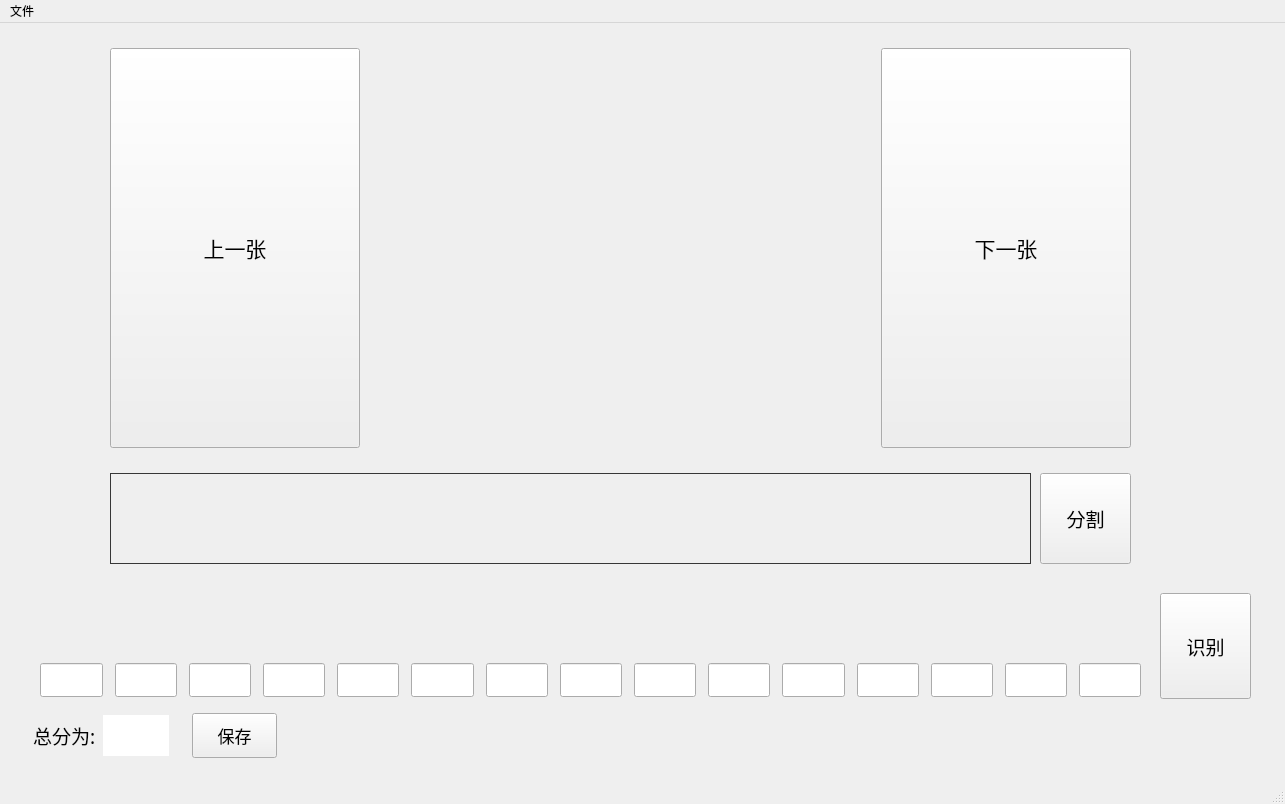
<?xml version="1.0" encoding="UTF-8"?>
<ui version="4.0">
 <class>mainWindow</class>
 <widget class="QMainWindow" name="mainWindow">
  <property name="geometry">
   <rect>
    <x>0</x>
    <y>0</y>
    <width>1285</width>
    <height>804</height>
   </rect>
  </property>
  <property name="windowTitle">
   <string>试卷分数识别器</string>
  </property>
  <property name="autoFillBackground">
   <bool>false</bool>
  </property>
  <property name="styleSheet">
   <string notr="true">background-color</string>
  </property>
  <property name="animated">
   <bool>false</bool>
  </property>
  <widget class="QWidget" name="centralwidget">
   <widget class="QPushButton" name="cutButton">
    <property name="geometry">
     <rect>
      <x>1040</x>
      <y>450</y>
      <width>91</width>
      <height>91</height>
     </rect>
    </property>
    <property name="minimumSize">
     <size>
      <width>0</width>
      <height>70</height>
     </size>
    </property>
    <property name="font">
     <font>
      <family>等线</family>
      <pointsize>14</pointsize>
      <weight>50</weight>
      <bold>false</bold>
     </font>
    </property>
    <property name="styleSheet">
     <string notr="true"/>
    </property>
    <property name="text">
     <string>分割</string>
    </property>
   </widget>
   <widget class="QPushButton" name="recoCutButton">
    <property name="geometry">
     <rect>
      <x>1160</x>
      <y>570</y>
      <width>91</width>
      <height>106</height>
     </rect>
    </property>
    <property name="minimumSize">
     <size>
      <width>0</width>
      <height>70</height>
     </size>
    </property>
    <property name="maximumSize">
     <size>
      <width>16777215</width>
      <height>125</height>
     </size>
    </property>
    <property name="font">
     <font>
      <family>等线</family>
      <pointsize>14</pointsize>
     </font>
    </property>
    <property name="text">
     <string>识别</string>
    </property>
   </widget>
   <widget class="QLabel" name="examCutPic">
    <property name="geometry">
     <rect>
      <x>110</x>
      <y>450</y>
      <width>921</width>
      <height>91</height>
     </rect>
    </property>
    <property name="styleSheet">
     <string notr="true">QLabel{  
    border: 1px solid #C0C0C0;  
	border-color: rgb(55, 55, 55);

    border-style: solid;  
    border-radius:0px;  
    width: 100px;  
    height:20px;  
    padding:0 0px;  
} </string>
    </property>
    <property name="text">
     <string/>
    </property>
    <property name="scaledContents">
     <bool>true</bool>
    </property>
   </widget>
   <widget class="QWidget" name="layoutWidget">
    <property name="geometry">
     <rect>
      <x>30</x>
      <y>630</y>
      <width>1121</width>
      <height>54</height>
     </rect>
    </property>
    <layout class="QGridLayout" name="gridLayout_2">
     <property name="leftMargin">
      <number>10</number>
     </property>
     <property name="topMargin">
      <number>10</number>
     </property>
     <property name="rightMargin">
      <number>10</number>
     </property>
     <property name="bottomMargin">
      <number>10</number>
     </property>
     <property name="horizontalSpacing">
      <number>12</number>
     </property>
     <property name="verticalSpacing">
      <number>20</number>
     </property>
     <item row="0" column="9">
      <widget class="QLineEdit" name="sc9">
       <property name="font">
        <font>
         <family>Microsoft YaHei</family>
         <pointsize>16</pointsize>
        </font>
       </property>
      </widget>
     </item>
     <item row="0" column="2">
      <widget class="QLineEdit" name="sc2">
       <property name="font">
        <font>
         <family>Microsoft YaHei</family>
         <pointsize>16</pointsize>
        </font>
       </property>
      </widget>
     </item>
     <item row="0" column="3">
      <widget class="QLineEdit" name="sc3">
       <property name="font">
        <font>
         <family>Microsoft YaHei</family>
         <pointsize>16</pointsize>
        </font>
       </property>
      </widget>
     </item>
     <item row="0" column="12">
      <widget class="QLineEdit" name="sc12">
       <property name="font">
        <font>
         <family>Microsoft YaHei</family>
         <pointsize>16</pointsize>
        </font>
       </property>
      </widget>
     </item>
     <item row="0" column="1">
      <widget class="QLineEdit" name="sc1">
       <property name="font">
        <font>
         <family>Microsoft YaHei</family>
         <pointsize>16</pointsize>
        </font>
       </property>
      </widget>
     </item>
     <item row="0" column="10">
      <widget class="QLineEdit" name="sc10">
       <property name="font">
        <font>
         <family>Microsoft YaHei</family>
         <pointsize>16</pointsize>
        </font>
       </property>
      </widget>
     </item>
     <item row="0" column="8">
      <widget class="QLineEdit" name="sc8">
       <property name="font">
        <font>
         <family>Microsoft YaHei</family>
         <pointsize>16</pointsize>
        </font>
       </property>
      </widget>
     </item>
     <item row="0" column="7">
      <widget class="QLineEdit" name="sc7">
       <property name="font">
        <font>
         <family>Microsoft YaHei</family>
         <pointsize>16</pointsize>
        </font>
       </property>
      </widget>
     </item>
     <item row="0" column="5">
      <widget class="QLineEdit" name="sc5">
       <property name="font">
        <font>
         <family>Microsoft YaHei</family>
         <pointsize>16</pointsize>
        </font>
       </property>
      </widget>
     </item>
     <item row="0" column="13">
      <widget class="QLineEdit" name="sc13">
       <property name="font">
        <font>
         <family>Microsoft YaHei</family>
         <pointsize>16</pointsize>
        </font>
       </property>
      </widget>
     </item>
     <item row="0" column="4">
      <widget class="QLineEdit" name="sc4">
       <property name="font">
        <font>
         <family>Microsoft YaHei</family>
         <pointsize>16</pointsize>
        </font>
       </property>
      </widget>
     </item>
     <item row="0" column="0">
      <widget class="QLineEdit" name="sc0">
       <property name="font">
        <font>
         <family>Microsoft YaHei</family>
         <pointsize>16</pointsize>
        </font>
       </property>
      </widget>
     </item>
     <item row="0" column="6">
      <widget class="QLineEdit" name="sc6">
       <property name="font">
        <font>
         <family>Microsoft YaHei</family>
         <pointsize>16</pointsize>
        </font>
       </property>
      </widget>
     </item>
     <item row="0" column="11">
      <widget class="QLineEdit" name="sc11">
       <property name="font">
        <font>
         <family>Microsoft YaHei</family>
         <pointsize>16</pointsize>
        </font>
       </property>
      </widget>
     </item>
     <item row="0" column="14">
      <widget class="QLineEdit" name="sc14">
       <property name="font">
        <font>
         <family>Microsoft YaHei</family>
         <pointsize>16</pointsize>
        </font>
       </property>
      </widget>
     </item>
    </layout>
   </widget>
   <widget class="QWidget" name="layoutWidget">
    <property name="geometry">
     <rect>
      <x>30</x>
      <y>564</y>
      <width>1121</width>
      <height>65</height>
     </rect>
    </property>
    <layout class="QGridLayout" name="gridLayout">
     <property name="sizeConstraint">
      <enum>QLayout::SetDefaultConstraint</enum>
     </property>
     <property name="leftMargin">
      <number>10</number>
     </property>
     <property name="topMargin">
      <number>10</number>
     </property>
     <property name="rightMargin">
      <number>10</number>
     </property>
     <property name="bottomMargin">
      <number>10</number>
     </property>
     <property name="horizontalSpacing">
      <number>12</number>
     </property>
     <property name="verticalSpacing">
      <number>20</number>
     </property>
     <item row="0" column="10">
      <widget class="QLabel" name="pic10">
       <property name="sizePolicy">
        <sizepolicy hsizetype="Preferred" vsizetype="Preferred">
         <horstretch>0</horstretch>
         <verstretch>0</verstretch>
        </sizepolicy>
       </property>
       <property name="minimumSize">
        <size>
         <width>0</width>
         <height>0</height>
        </size>
       </property>
       <property name="maximumSize">
        <size>
         <width>70</width>
         <height>45</height>
        </size>
       </property>
       <property name="text">
        <string/>
       </property>
       <property name="pixmap">
        <pixmap resource="apprcc.qrc">:/pic/pic/ph_white.png</pixmap>
       </property>
       <property name="scaledContents">
        <bool>true</bool>
       </property>
      </widget>
     </item>
     <item row="0" column="9">
      <widget class="QLabel" name="pic9">
       <property name="sizePolicy">
        <sizepolicy hsizetype="Preferred" vsizetype="Preferred">
         <horstretch>0</horstretch>
         <verstretch>0</verstretch>
        </sizepolicy>
       </property>
       <property name="minimumSize">
        <size>
         <width>0</width>
         <height>0</height>
        </size>
       </property>
       <property name="maximumSize">
        <size>
         <width>70</width>
         <height>45</height>
        </size>
       </property>
       <property name="text">
        <string/>
       </property>
       <property name="pixmap">
        <pixmap resource="apprcc.qrc">:/pic/pic/ph_white.png</pixmap>
       </property>
       <property name="scaledContents">
        <bool>true</bool>
       </property>
      </widget>
     </item>
     <item row="0" column="4">
      <widget class="QLabel" name="pic4">
       <property name="sizePolicy">
        <sizepolicy hsizetype="Preferred" vsizetype="Preferred">
         <horstretch>0</horstretch>
         <verstretch>0</verstretch>
        </sizepolicy>
       </property>
       <property name="minimumSize">
        <size>
         <width>0</width>
         <height>0</height>
        </size>
       </property>
       <property name="maximumSize">
        <size>
         <width>70</width>
         <height>45</height>
        </size>
       </property>
       <property name="text">
        <string/>
       </property>
       <property name="pixmap">
        <pixmap resource="apprcc.qrc">:/pic/pic/ph_white.png</pixmap>
       </property>
       <property name="scaledContents">
        <bool>true</bool>
       </property>
      </widget>
     </item>
     <item row="0" column="0">
      <widget class="QLabel" name="pic0">
       <property name="sizePolicy">
        <sizepolicy hsizetype="Expanding" vsizetype="Expanding">
         <horstretch>0</horstretch>
         <verstretch>0</verstretch>
        </sizepolicy>
       </property>
       <property name="minimumSize">
        <size>
         <width>0</width>
         <height>0</height>
        </size>
       </property>
       <property name="maximumSize">
        <size>
         <width>70</width>
         <height>45</height>
        </size>
       </property>
       <property name="text">
        <string/>
       </property>
       <property name="pixmap">
        <pixmap resource="apprcc.qrc">:/pic/pic/ph_white.png</pixmap>
       </property>
       <property name="scaledContents">
        <bool>true</bool>
       </property>
      </widget>
     </item>
     <item row="0" column="8">
      <widget class="QLabel" name="pic8">
       <property name="sizePolicy">
        <sizepolicy hsizetype="Preferred" vsizetype="Preferred">
         <horstretch>0</horstretch>
         <verstretch>0</verstretch>
        </sizepolicy>
       </property>
       <property name="minimumSize">
        <size>
         <width>0</width>
         <height>0</height>
        </size>
       </property>
       <property name="maximumSize">
        <size>
         <width>70</width>
         <height>45</height>
        </size>
       </property>
       <property name="text">
        <string/>
       </property>
       <property name="pixmap">
        <pixmap resource="apprcc.qrc">:/pic/pic/ph_white.png</pixmap>
       </property>
       <property name="scaledContents">
        <bool>true</bool>
       </property>
      </widget>
     </item>
     <item row="0" column="1">
      <widget class="QLabel" name="pic1">
       <property name="sizePolicy">
        <sizepolicy hsizetype="Preferred" vsizetype="Preferred">
         <horstretch>0</horstretch>
         <verstretch>0</verstretch>
        </sizepolicy>
       </property>
       <property name="minimumSize">
        <size>
         <width>0</width>
         <height>0</height>
        </size>
       </property>
       <property name="maximumSize">
        <size>
         <width>70</width>
         <height>45</height>
        </size>
       </property>
       <property name="text">
        <string/>
       </property>
       <property name="pixmap">
        <pixmap resource="apprcc.qrc">:/pic/pic/ph_white.png</pixmap>
       </property>
       <property name="scaledContents">
        <bool>true</bool>
       </property>
      </widget>
     </item>
     <item row="0" column="7">
      <widget class="QLabel" name="pic7">
       <property name="sizePolicy">
        <sizepolicy hsizetype="Preferred" vsizetype="Preferred">
         <horstretch>0</horstretch>
         <verstretch>0</verstretch>
        </sizepolicy>
       </property>
       <property name="minimumSize">
        <size>
         <width>0</width>
         <height>0</height>
        </size>
       </property>
       <property name="maximumSize">
        <size>
         <width>70</width>
         <height>45</height>
        </size>
       </property>
       <property name="text">
        <string/>
       </property>
       <property name="pixmap">
        <pixmap resource="apprcc.qrc">:/pic/pic/ph_white.png</pixmap>
       </property>
       <property name="scaledContents">
        <bool>true</bool>
       </property>
      </widget>
     </item>
     <item row="0" column="3">
      <widget class="QLabel" name="pic3">
       <property name="sizePolicy">
        <sizepolicy hsizetype="Preferred" vsizetype="Preferred">
         <horstretch>0</horstretch>
         <verstretch>0</verstretch>
        </sizepolicy>
       </property>
       <property name="minimumSize">
        <size>
         <width>0</width>
         <height>0</height>
        </size>
       </property>
       <property name="maximumSize">
        <size>
         <width>70</width>
         <height>45</height>
        </size>
       </property>
       <property name="text">
        <string/>
       </property>
       <property name="pixmap">
        <pixmap resource="apprcc.qrc">:/pic/pic/ph_white.png</pixmap>
       </property>
       <property name="scaledContents">
        <bool>true</bool>
       </property>
      </widget>
     </item>
     <item row="0" column="5">
      <widget class="QLabel" name="pic5">
       <property name="sizePolicy">
        <sizepolicy hsizetype="Preferred" vsizetype="Preferred">
         <horstretch>0</horstretch>
         <verstretch>0</verstretch>
        </sizepolicy>
       </property>
       <property name="minimumSize">
        <size>
         <width>0</width>
         <height>0</height>
        </size>
       </property>
       <property name="maximumSize">
        <size>
         <width>70</width>
         <height>45</height>
        </size>
       </property>
       <property name="text">
        <string/>
       </property>
       <property name="pixmap">
        <pixmap resource="apprcc.qrc">:/pic/pic/ph_white.png</pixmap>
       </property>
       <property name="scaledContents">
        <bool>true</bool>
       </property>
      </widget>
     </item>
     <item row="0" column="2">
      <widget class="QLabel" name="pic2">
       <property name="sizePolicy">
        <sizepolicy hsizetype="Preferred" vsizetype="Preferred">
         <horstretch>0</horstretch>
         <verstretch>0</verstretch>
        </sizepolicy>
       </property>
       <property name="minimumSize">
        <size>
         <width>0</width>
         <height>0</height>
        </size>
       </property>
       <property name="maximumSize">
        <size>
         <width>70</width>
         <height>45</height>
        </size>
       </property>
       <property name="text">
        <string/>
       </property>
       <property name="pixmap">
        <pixmap resource="apprcc.qrc">:/pic/pic/ph_white.png</pixmap>
       </property>
       <property name="scaledContents">
        <bool>true</bool>
       </property>
      </widget>
     </item>
     <item row="0" column="13">
      <widget class="QLabel" name="pic13">
       <property name="sizePolicy">
        <sizepolicy hsizetype="Preferred" vsizetype="Preferred">
         <horstretch>0</horstretch>
         <verstretch>0</verstretch>
        </sizepolicy>
       </property>
       <property name="minimumSize">
        <size>
         <width>0</width>
         <height>0</height>
        </size>
       </property>
       <property name="maximumSize">
        <size>
         <width>70</width>
         <height>45</height>
        </size>
       </property>
       <property name="text">
        <string/>
       </property>
       <property name="pixmap">
        <pixmap resource="apprcc.qrc">:/pic/pic/ph_white.png</pixmap>
       </property>
       <property name="scaledContents">
        <bool>true</bool>
       </property>
      </widget>
     </item>
     <item row="0" column="12">
      <widget class="QLabel" name="pic12">
       <property name="sizePolicy">
        <sizepolicy hsizetype="Preferred" vsizetype="Preferred">
         <horstretch>0</horstretch>
         <verstretch>0</verstretch>
        </sizepolicy>
       </property>
       <property name="minimumSize">
        <size>
         <width>0</width>
         <height>0</height>
        </size>
       </property>
       <property name="maximumSize">
        <size>
         <width>70</width>
         <height>45</height>
        </size>
       </property>
       <property name="text">
        <string/>
       </property>
       <property name="pixmap">
        <pixmap resource="apprcc.qrc">:/pic/pic/ph_white.png</pixmap>
       </property>
       <property name="scaledContents">
        <bool>true</bool>
       </property>
      </widget>
     </item>
     <item row="0" column="11">
      <widget class="QLabel" name="pic11">
       <property name="sizePolicy">
        <sizepolicy hsizetype="Preferred" vsizetype="Preferred">
         <horstretch>0</horstretch>
         <verstretch>0</verstretch>
        </sizepolicy>
       </property>
       <property name="minimumSize">
        <size>
         <width>0</width>
         <height>0</height>
        </size>
       </property>
       <property name="maximumSize">
        <size>
         <width>70</width>
         <height>45</height>
        </size>
       </property>
       <property name="text">
        <string/>
       </property>
       <property name="pixmap">
        <pixmap resource="apprcc.qrc">:/pic/pic/ph_white.png</pixmap>
       </property>
       <property name="scaledContents">
        <bool>true</bool>
       </property>
      </widget>
     </item>
     <item row="0" column="6">
      <widget class="QLabel" name="pic6">
       <property name="sizePolicy">
        <sizepolicy hsizetype="Preferred" vsizetype="Preferred">
         <horstretch>0</horstretch>
         <verstretch>0</verstretch>
        </sizepolicy>
       </property>
       <property name="minimumSize">
        <size>
         <width>0</width>
         <height>0</height>
        </size>
       </property>
       <property name="maximumSize">
        <size>
         <width>70</width>
         <height>45</height>
        </size>
       </property>
       <property name="text">
        <string/>
       </property>
       <property name="pixmap">
        <pixmap resource="apprcc.qrc">:/pic/pic/ph_white.png</pixmap>
       </property>
       <property name="scaledContents">
        <bool>true</bool>
       </property>
      </widget>
     </item>
     <item row="0" column="14">
      <widget class="QLabel" name="pic14">
       <property name="sizePolicy">
        <sizepolicy hsizetype="MinimumExpanding" vsizetype="Preferred">
         <horstretch>0</horstretch>
         <verstretch>0</verstretch>
        </sizepolicy>
       </property>
       <property name="minimumSize">
        <size>
         <width>0</width>
         <height>0</height>
        </size>
       </property>
       <property name="maximumSize">
        <size>
         <width>70</width>
         <height>45</height>
        </size>
       </property>
       <property name="text">
        <string/>
       </property>
       <property name="pixmap">
        <pixmap resource="apprcc.qrc">:/pic/pic/ph_white.png</pixmap>
       </property>
       <property name="scaledContents">
        <bool>true</bool>
       </property>
      </widget>
     </item>
    </layout>
   </widget>
   <widget class="QWidget" name="layoutWidget">
    <property name="geometry">
     <rect>
      <x>110</x>
      <y>20</y>
      <width>1021</width>
      <height>411</height>
     </rect>
    </property>
    <layout class="QHBoxLayout" name="horizontalLayout">
     <property name="spacing">
      <number>15</number>
     </property>
     <item>
      <widget class="QPushButton" name="lastImg">
       <property name="sizePolicy">
        <sizepolicy hsizetype="Minimum" vsizetype="Expanding">
         <horstretch>0</horstretch>
         <verstretch>0</verstretch>
        </sizepolicy>
       </property>
       <property name="minimumSize">
        <size>
         <width>110</width>
         <height>100</height>
        </size>
       </property>
       <property name="maximumSize">
        <size>
         <width>250</width>
         <height>400</height>
        </size>
       </property>
       <property name="font">
        <font>
         <family>等线</family>
         <pointsize>16</pointsize>
        </font>
       </property>
       <property name="contextMenuPolicy">
        <enum>Qt::CustomContextMenu</enum>
       </property>
       <property name="styleSheet">
        <string notr="true">QpushButton{
	border-radius:10px;

}</string>
       </property>
       <property name="text">
        <string>上一张</string>
       </property>
       <property name="shortcut">
        <string>A</string>
       </property>
      </widget>
     </item>
     <item>
      <widget class="QLabel" name="examPic">
       <property name="maximumSize">
        <size>
         <width>750</width>
         <height>398</height>
        </size>
       </property>
       <property name="text">
        <string/>
       </property>
       <property name="pixmap">
        <pixmap resource="apprcc.qrc">:/pic/pic/sakura.jpg</pixmap>
       </property>
       <property name="scaledContents">
        <bool>true</bool>
       </property>
      </widget>
     </item>
     <item>
      <widget class="QPushButton" name="nextImg">
       <property name="sizePolicy">
        <sizepolicy hsizetype="Minimum" vsizetype="Expanding">
         <horstretch>0</horstretch>
         <verstretch>0</verstretch>
        </sizepolicy>
       </property>
       <property name="minimumSize">
        <size>
         <width>110</width>
         <height>100</height>
        </size>
       </property>
       <property name="maximumSize">
        <size>
         <width>250</width>
         <height>400</height>
        </size>
       </property>
       <property name="font">
        <font>
         <family>等线</family>
         <pointsize>16</pointsize>
        </font>
       </property>
       <property name="text">
        <string>下一张</string>
       </property>
       <property name="shortcut">
        <string>D</string>
       </property>
      </widget>
     </item>
    </layout>
   </widget>
   <widget class="QWidget" name="layoutWidget">
    <property name="geometry">
     <rect>
      <x>30</x>
      <y>690</y>
      <width>251</width>
      <height>45</height>
     </rect>
    </property>
    <layout class="QHBoxLayout" name="SAVE">
     <property name="spacing">
      <number>20</number>
     </property>
     <item>
      <layout class="QHBoxLayout" name="horizontalLayout_2">
       <property name="spacing">
        <number>0</number>
       </property>
       <item>
        <widget class="QLabel" name="label_14">
         <property name="minimumSize">
          <size>
           <width>0</width>
           <height>41</height>
          </size>
         </property>
         <property name="maximumSize">
          <size>
           <width>70</width>
           <height>41</height>
          </size>
         </property>
         <property name="font">
          <font>
           <family>等线</family>
           <pointsize>14</pointsize>
          </font>
         </property>
         <property name="text">
          <string>总分为:</string>
         </property>
        </widget>
       </item>
       <item>
        <widget class="QLabel" name="totalSc">
         <property name="maximumSize">
          <size>
           <width>66</width>
           <height>41</height>
          </size>
         </property>
         <property name="font">
          <font>
           <family>微软雅黑</family>
           <pointsize>16</pointsize>
          </font>
         </property>
         <property name="autoFillBackground">
          <bool>false</bool>
         </property>
         <property name="styleSheet">
          <string notr="true">QLabel{
	background:white;
}
</string>
         </property>
         <property name="text">
          <string/>
         </property>
        </widget>
       </item>
      </layout>
     </item>
     <item>
      <widget class="QPushButton" name="saveResult">
       <property name="sizePolicy">
        <sizepolicy hsizetype="Ignored" vsizetype="Expanding">
         <horstretch>0</horstretch>
         <verstretch>0</verstretch>
        </sizepolicy>
       </property>
       <property name="maximumSize">
        <size>
         <width>85</width>
         <height>16777215</height>
        </size>
       </property>
       <property name="font">
        <font>
         <family>等线</family>
         <pointsize>13</pointsize>
        </font>
       </property>
       <property name="text">
        <string>保存</string>
       </property>
      </widget>
     </item>
    </layout>
   </widget>
  </widget>
  <widget class="QMenuBar" name="menubar">
   <property name="geometry">
    <rect>
     <x>0</x>
     <y>0</y>
     <width>1285</width>
     <height>23</height>
    </rect>
   </property>
   <widget class="QMenu" name="menu">
    <property name="title">
     <string>文件</string>
    </property>
    <addaction name="openImg"/>
    <addaction name="openDir"/>
   </widget>
   <addaction name="menu"/>
  </widget>
  <widget class="QStatusBar" name="statusbar"/>
  <action name="openImg">
   <property name="text">
    <string>打开图片</string>
   </property>
   <property name="iconText">
    <string>打开图片</string>
   </property>
  </action>
  <action name="openDir">
   <property name="iconText">
    <string>打开文件夹</string>
   </property>
  </action>
  <action name="action640">
   <property name="checkable">
    <bool>false</bool>
   </property>
   <property name="text">
    <string>640</string>
   </property>
  </action>
  <action name="action416">
   <property name="text">
    <string>416</string>
   </property>
  </action>
  <action name="action208">
   <property name="text">
    <string>208</string>
   </property>
  </action>
 </widget>
 <resources>
  <include location="apprcc.qrc"/>
  <include location="C:/Users/Administrator/.designer/backup/apprcc.qrc"/>
 </resources>
 <connections/>
</ui>
